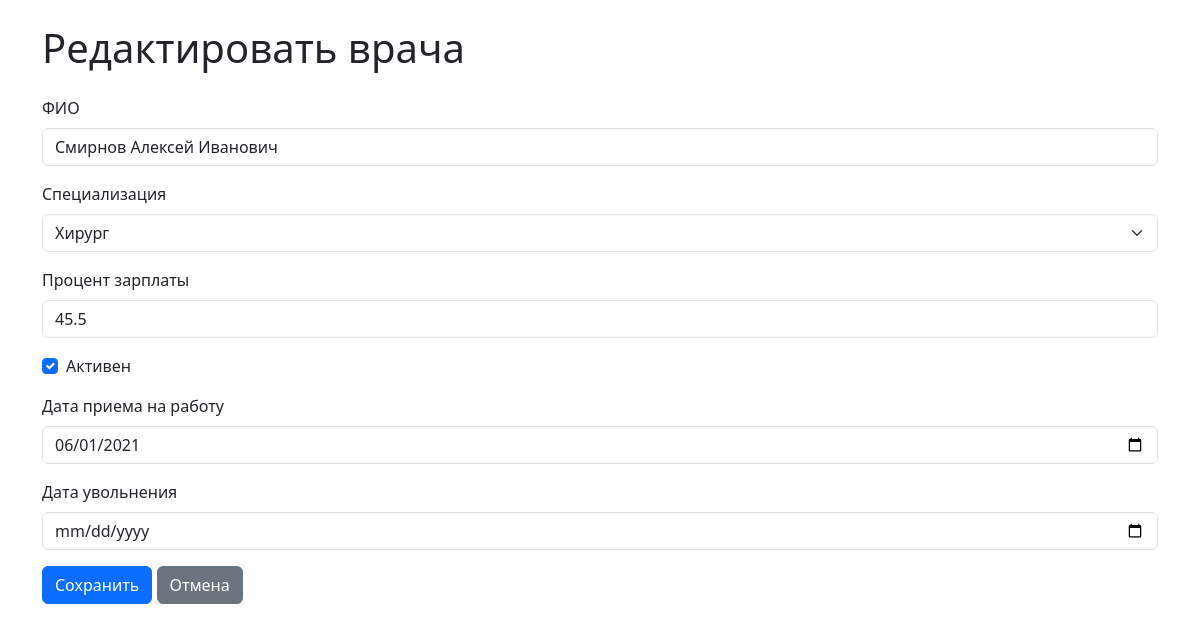
Page /edit_employee.php?id=2 on the committed database.
### tables this page shows
CREATE TABLE employees (
    id INTEGER PRIMARY KEY AUTOINCREMENT,
    full_name TEXT NOT NULL,
    specialization_id INTEGER NOT NULL,
    salary_percent REAL NOT NULL CHECK(salary_percent > 0 AND salary_percent <= 100),
    is_active INTEGER NOT NULL DEFAULT 1 CHECK(is_active IN (0, 1)),
    hired_date TEXT NOT NULL,
    fired_date TEXT,
    FOREIGN KEY (specialization_id) REFERENCES specializations(id) 
        ON DELETE RESTRICT 
        ON UPDATE CASCADE,
    CHECK(fired_date IS NULL OR fired_date >= hired_date)
);

CREATE TABLE specializations (
    id INTEGER PRIMARY KEY AUTOINCREMENT,
    name TEXT NOT NULL UNIQUE
);

### public/edit_employee.php (the view, shortened to what this page needs)
<?php
require_once __DIR__ . '/../db/db.php';
$id = $_GET['id'] ?? 0;
$stmt = $pdo->prepare('SELECT * FROM employees WHERE id = ?');
$stmt->execute([$id]);
$employee = $stmt->fetch(PDO::FETCH_ASSOC);
$specializations = $pdo->query('SELECT id, name FROM specializations ORDER BY name')->fetchAll(PDO::FETCH_ASSOC);
?>
<!DOCTYPE html>
<html lang="ru">
<head>
    <link href="https://cdn.jsdelivr.net/npm/bootstrap@5.3.0/dist/css/bootstrap.min.css" rel="stylesheet">
</head>
<body>
    <div class="container mt-4">
        <h1 class="mb-4">Редактировать врача</h1>
        <form method="POST">
            <div class="mb-3">
                <label class="form-label">ФИО</label>
                <input type="text" name="full_name" class="form-control" value="<?= htmlspecialchars($employee['full_name']) ?>" required>
            </div>
            <div class="mb-3">
                <label class="form-label">Специализация</label>
                <select name="specialization_id" class="form-select" required>
                    <?php foreach ($specializations as $spec): ?>
                        <option value="<?= $spec['id'] ?>" <?= $spec['id'] == $employee['specialization_id'] ? 'selected' : '' ?>>
                            <?= htmlspecialchars($spec['name']) ?>
                        </option>
                    <?php endforeach; ?>
                </select>
            </div>
            <div class="mb-3">
                <label class="form-label">Процент зарплаты</label>
                <input type="number" name="salary_percent" class="form-control" step="0.01" min="0.01" max="100" value="<?= $employee['salary_percent'] ?>" required>
            </div>
            <div class="mb-3 form-check">
                <input type="checkbox" name="is_active" class="form-check-input" id="is_active" <?= $employee['is_active'] ? 'checked' : '' ?>>
                <label class="form-check-label" for="is_active">Активен</label>
            </div>
            <div class="mb-3">
                <label class="form-label">Дата приема на работу</label>
                <input type="date" name="hired_date" class="form-control" value="<?= $employee['hired_date'] ?>" required>
            </div>
            <div class="mb-3">
                <label class="form-label">Дата увольнения</label>
                <input type="date" name="fired_date" class="form-control" value="<?= $employee['fired_date'] ?>">
            </div>
            <button type="submit" class="btn btn-primary">Сохранить</button>
            <a href="index.php" class="btn btn-secondary">Отмена</a>
        </form>
    </div>
</body>
</html>

### rows in the picture
employees: full_name "Смирнов Алексей Иванович", specialization_id "Хирург", salary_percent "45.5", is_active "☑", hired_date "06/01/2021"
